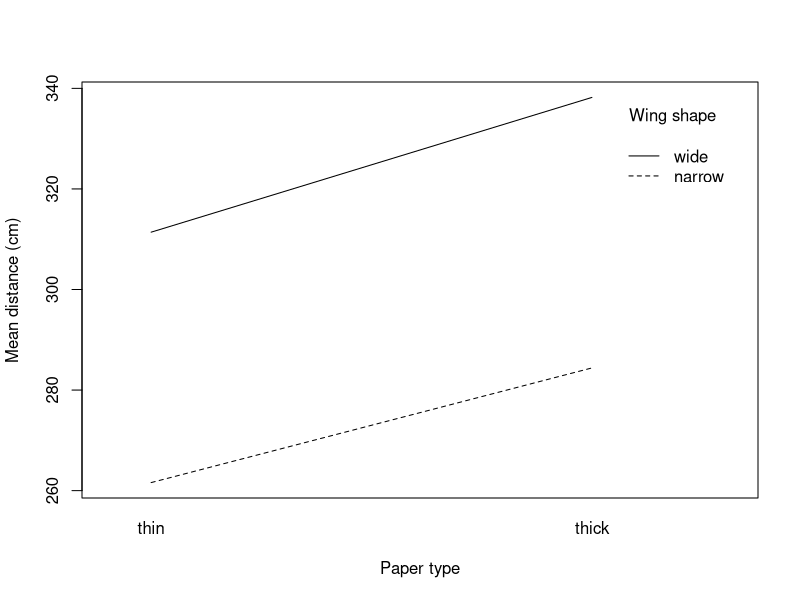

Generate this figure with R:
## ---- chunk 1
knitr::opts_chunk$set(echo = TRUE)
## ---- chunk 2
planes <- data.frame(
  run = 1:20,
  paper_type = c("thin","thin","thick","thick","thick",
                 "thick","thin","thin","thick","thin",
                 "thin","thick","thick","thick","thick",
                 "thin","thin","thin","thin","thick"),
  wing_shape = c("narrow","wide","narrow","narrow","narrow",
                 "wide","wide","narrow","wide","narrow",
                 "narrow","narrow","wide","wide","wide",
                 "wide","wide","narrow","wide","narrow"),
  distance_cm = c(270,303,270,301,276,
                  338,309,297,323,263,
                  257,298,339,325,366,
                  315,304,221,326,277)
)

planes$paper_type <- factor(planes$paper_type,
                            levels = c("thin","thick"))
planes$wing_shape <- factor(planes$wing_shape,
                            levels = c("narrow","wide"))

# Two-way ANOVA
fit <- aov(distance_cm ~ paper_type * wing_shape, data = planes)
summary(fit)

# Treatment means
aggregate(distance_cm ~ paper_type + wing_shape,
          data = planes,
          FUN = function(x) c(mean = mean(x), sd = sd(x)))

# Interaction plot
with(planes,
     interaction.plot(paper_type, wing_shape, distance_cm,
                      xlab = "Paper type",
                      ylab = "Mean distance (cm)",
                      trace.label = "Wing shape"))
